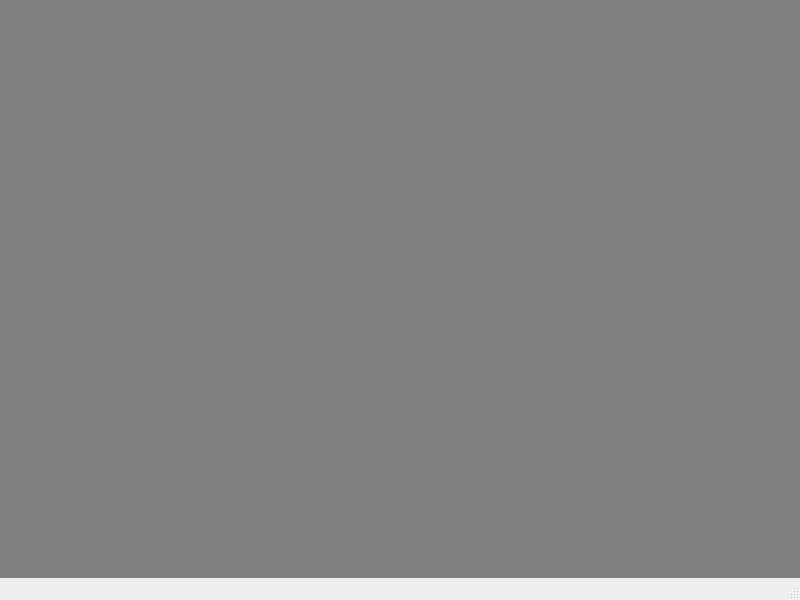
<?xml version="1.0" encoding="UTF-8"?>
<ui version="4.0">
 <class>MainWindow</class>
 <widget class="QMainWindow" name="MainWindow">
  <property name="geometry">
   <rect>
    <x>0</x>
    <y>0</y>
    <width>800</width>
    <height>600</height>
   </rect>
  </property>
  <property name="windowTitle">
   <string>MainWindow</string>
  </property>
  <widget class="QWidget" name="centralwidget">
   <property name="styleSheet">
    <string notr="true">background-color: gray;</string>
   </property>
  </widget>
  <widget class="QMenuBar" name="menubar">
   <property name="geometry">
    <rect>
     <x>0</x>
     <y>0</y>
     <width>800</width>
     <height>21</height>
    </rect>
   </property>
  </widget>
  <widget class="QStatusBar" name="statusbar"/>
 </widget>
 <resources/>
 <connections/>
</ui>
